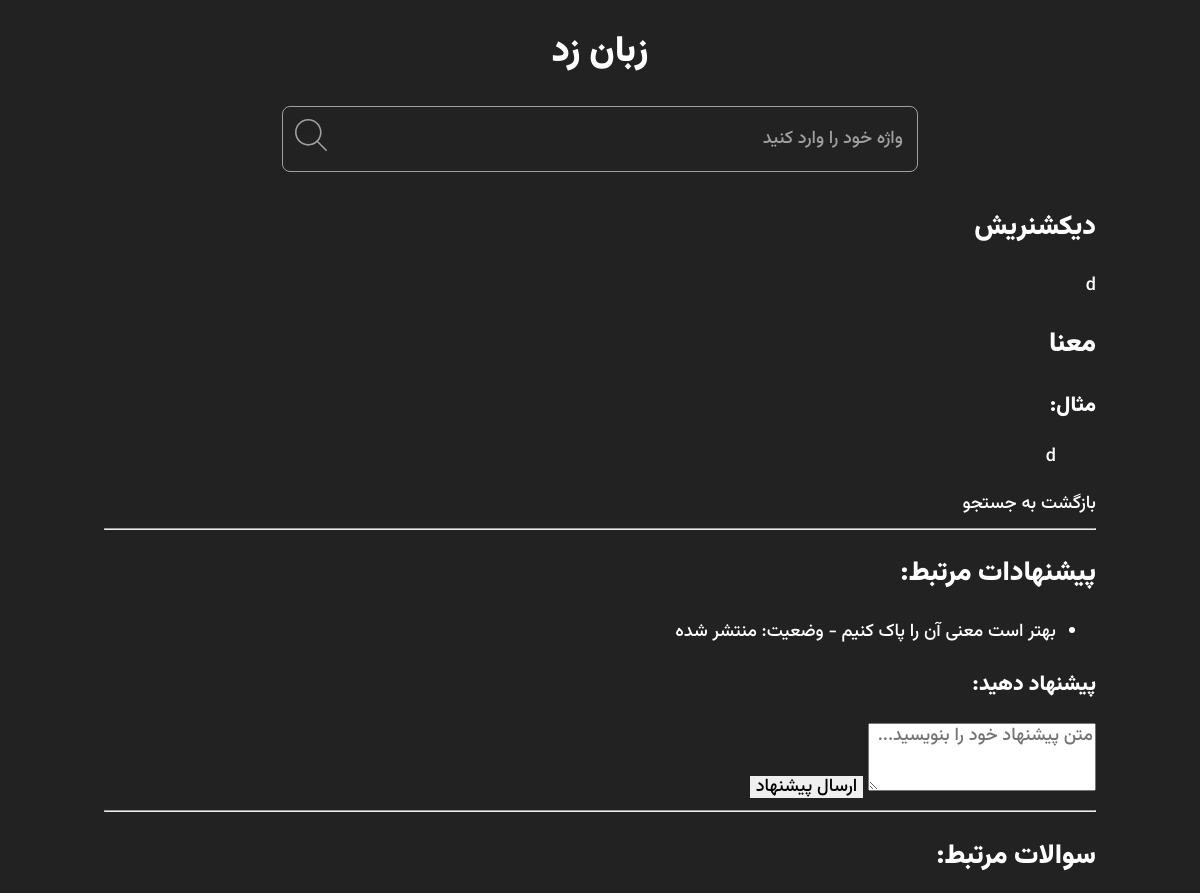
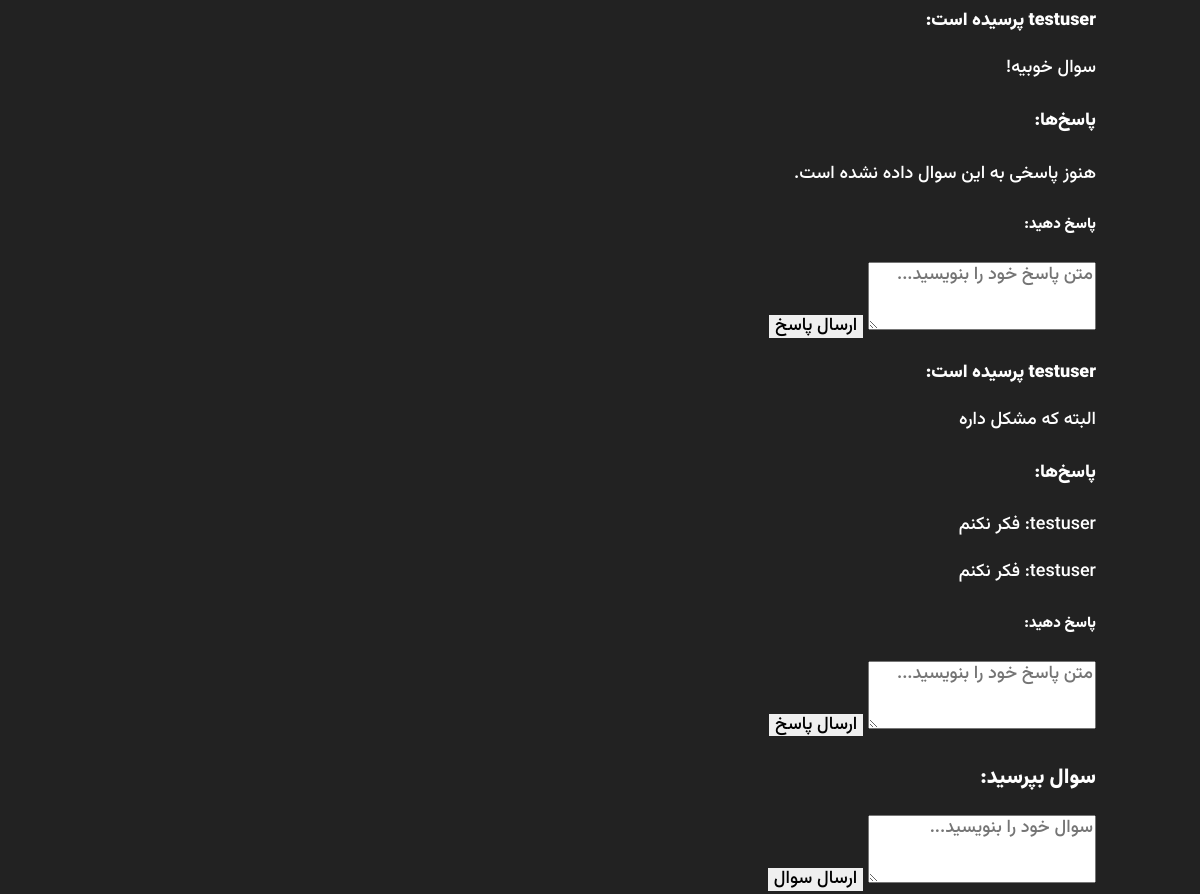
/word/w/-umrfh/, run on the app's committed database (2 pictures, top to bottom).
### Word/models.py (models this page shows, shortened)
class Words(models.Model):
    STATUS_CHOICES = [
        ('d', 'پیش نویس'),
        ('p', 'منتشر شده'),
        ('r', 'رد شده'),  # اضافه کردن وضعیت رد شده
    ]
    user = models.ForeignKey(User, on_delete=models.CASCADE, null=True, blank=True)
    word = models.CharField(max_length=50, verbose_name="کلمه")
    slug = models.SlugField(max_length=50, unique=True, editable=False)  # Slug فقط در ایجاد ساخته شود
    meaning = models.TextField()
    example = models.TextField()
    status = models.CharField(max_length=10, choices=STATUS_CHOICES, default='d')
    class Meta:
        verbose_name = 'کلمه'
        verbose_name_plural = 'کلمه‌ها'

class Suggestion(models.Model):
    STATUS_CHOICES = [
        ('d', 'پیش نویس'),
        ('p', 'منتشر شده'),
        ('r', 'رد شده'),  # اضافه کردن وضعیت رد شده
    ]
    suggested_to = models.ForeignKey(Words, on_delete=models.CASCADE, null=True, blank=True)
    user = models.ForeignKey(User, on_delete=models.CASCADE, null=True, blank=True)  # اینجا تغییر کرد
    text = models.TextField()
    status = models.CharField(max_length=10, choices=STATUS_CHOICES, default='d')
    class Meta:
        verbose_name = 'پیشنهاد'
        verbose_name_plural = 'پیشنهادات '

class Ask(models.Model):
    ask_to = models.ForeignKey(Words, on_delete=models.CASCADE, null=True, blank=True)
    user = models.ForeignKey(User, on_delete=models.CASCADE, null=True, blank=True)  # اینجا تغییر کرد
    question = models.TextField()
    class Meta:
        verbose_name = 'سوال'
        verbose_name_plural = 'سوالات'

class Response(models.Model):
    user = models.ForeignKey(User, on_delete=models.CASCADE, null=True, blank=True)  # مقدار دیفالت نمی‌خواهد
    response_to = models.ForeignKey(Ask, on_delete=models.CASCADE)
    response = models.TextField()
    class Meta:
        verbose_name = 'پاسخ'
        verbose_name_plural = 'پاسخ‌ها'

### Authentication/models.py (models this page shows, shortened)
class User(AbstractUser):
    email = models.EmailField(unique=True, validators=[validate_email_domain])
    bio = models.TextField(blank=True , max_length=100)
    hits = models.ManyToManyField(IPAddress, related_name="hits", blank=True, editable=False)
    score = models.IntegerField(default=0, editable=False)
    is_banned = models.BooleanField(default=False, editable=False)
    class Meta:
        verbose_name = "حساب"
        verbose_name_plural = "حساب ها"

### Word/views.py (the view)
# urls.py: path('w/<str:word_slug>/', word_detail, name="word_detail"),  # مسیر جزئیات کلمه
def word_detail(request, word_slug):
    word = get_object_or_404(Words, slug=word_slug)
    suggestions = Suggestion.objects.filter(suggested_to=word, status='p')  # پیشنهادات تایید شده
    questions = Ask.objects.filter(ask_to=word)
    return render(request, 'Word/word_detail.html', {'word': word,'suggestions': suggestions, 'questions': questions})

### Home/Middleware.py (called while the page is built)
    def __call__(self, request):
        x_forwarded_for = request.META.get('HTTP_X_FORWARDED_FOR')
        if x_forwarded_for:
            ip = x_forwarded_for.split(',')[0]
        else:
            ip = request.META.get('REMOTE_ADDR')
        ip_address, created = IPAddress.objects.update_or_create(
            ipAddr=ip,
            defaults={"last_seen": now()}  # به‌روزرسانی زمان آخرین بازدید
        )
        request.user.ip_address = ip_address  # اتصال IP به کاربر
        response = self.get_response(request)
        return response

### Templates/Word/word_detail.html (shortened to what this page needs)
{% extends '../Base/Base.html' %}
{% block main %}
<div class="meaning">
  <h2 class="text-center mb-3">{{ word.word }}</h2>
  <p class="lead">{{ word.meaning }}</p>
  <h2>معنا</h2>
  <h3>مثال:</h3>
  <blockquote class="blockquote">{{ word.example }}</blockquote>
  <div class="text-center mt-4">
    <a href="{% url 'Home:search_word' %}?q={{ word.word }}" class="btn btn-primary">بازگشت به جستجو</a>
  </div>
</div>
<hr>
<h2>پیشنهادات مرتبط:</h2>
{% if suggestions %}
<ul>
  {% for suggestion in suggestions %}
  <li>{{ suggestion.text }} - وضعیت: {{ suggestion.get_status_display }}</li>
  {% endfor %}
</ul>
{% else %}
<p>هنوز پیشنهادی ثبت نشده است.</p>
{% endif %}
<h3>پیشنهاد دهید:</h3>
<form method="POST" action="{% url 'Word:add_suggestion' word_slug=word.slug %}">
  <textarea name="suggestion_text" rows="3" placeholder="متن پیشنهاد خود را بنویسید..."></textarea>
  <button type="submit">ارسال پیشنهاد</button>
</form>
<hr>
<h2>سوالات مرتبط:</h2>
{% for question in word.ask_set.all %}
<div class="question">
  <p><strong>{{ question.user.username }} پرسیده است:</strong></p>
  <p>{{ question.question }}</p>
  <h4>پاسخ‌ها:</h4>
  {% for response in question.response_set.all %}
  <p>{{ response.user.username }}: {{ response.response }}</p>
  {% empty %}
  <p>هنوز پاسخی به این سوال داده نشده است.</p>
  {% endfor %}
  <h5>پاسخ دهید:</h5>
  <form method="POST" action="{% url 'Word:add_response' question.id %}">
    <textarea name="response_text" rows="3" placeholder="متن پاسخ خود را بنویسید..."></textarea>
    <button type="submit">ارسال پاسخ</button>
  </form>
</div>
{% endfor %}
<h3>سوال بپرسید:</h3>
<form method="POST" action="{% url 'Word:add_question' word_slug=word.slug %}">
  <textarea name="question_text" rows="3" placeholder="سوال خود را بنویسید..."></textarea>
  <button type="submit">ارسال سوال</button>
</form>
{% endblock %}

### Static/app.css (style rules this page uses)
:root { --dark: #222; --gray: #9f9f9f; --white: #fff; --app-fill-clr: var(--white); --app-bg-clr: var(--dark); --font-family: 'Vazirmatn', Helvetica Neue Arabic-Arabic, system-ui, -apple-system, BlinkMacSystemFont, "Segoe UI", Roboto, Arial, "Noto Sans", sans-serif, "Apple Color Emoji", "Segoe UI Emoji", "Segoe UI Symbol", "Noto Color Emoji"; }
html { line-height: 1.15; -webkit-text-size-adjust: 100%; }
body { margin: 0; }
hr { box-sizing: content-box; height: 0; overflow: visible; }
a { background-color: transparent; }
b, strong { font-weight: bolder; }
button, input, optgroup, select, textarea { font-family: inherit; font-size: 100%; line-height: 1.15; margin: 0; }
button, input { overflow: visible; }
button, select { text-transform: none; }
button, [type="button"], [type="reset"], [type="submit"] { -webkit-appearance: button; }
textarea { overflow: auto; }
button, input { appearance: none; border: none; outline: none; }
a { color: inherit; text-decoration: none; }
*, *::before, *::after { -webkit-tap-highlight-color: transparent; scroll-behavior: smooth; box-sizing: border-box; }
body { margin: 0; color: var(--app-fill-clr); font-weight: 500; font-size: 1.125rem; line-height: 1.6; font-family: var(--font-family); text-wrap: balance; background-color: var(--app-bg-clr); }

### data on the page
Words: word "دیکشنریش", meaning "d", example "d"
Suggestion: text "بهتر است معنی آن را پاک کنیم", status "منتشر شده"
Ask: user.username "testuser", question "سوال خوبیه!"
Ask: user.username "testuser", question "البته که مشکل داره"
Response: user.username "testuser", response "فکر نکنم"
Response: user.username "testuser", response "فکر نکنم"
